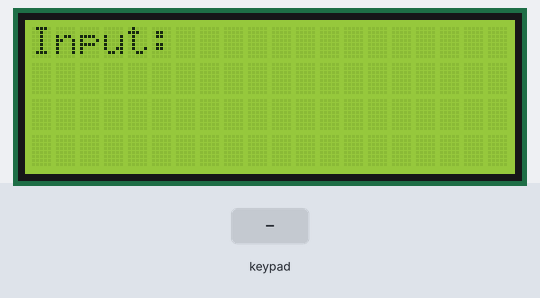
Bench run of a sketch on a simulated Arduino Uno, built with avr-gcc and run on an emulated ATmega328P. On the bench: 20×4 character LCD. The test bench sets the inputs (shaded band).

Above: at 3.3 s.
3.4 s: keypad keys 7 + 5 = pressed 0.4 s apart
At 5.0 s:
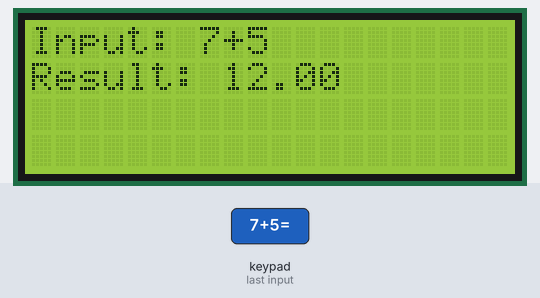
6.5 s: key '1' pressed
8.0 s: key '2' pressed
At 8.4 s:
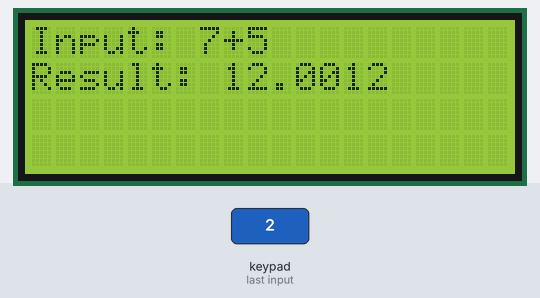
9.5 s: keypad keys 9 8 7 6 pressed 0.4 s apart
At 11.4 s:
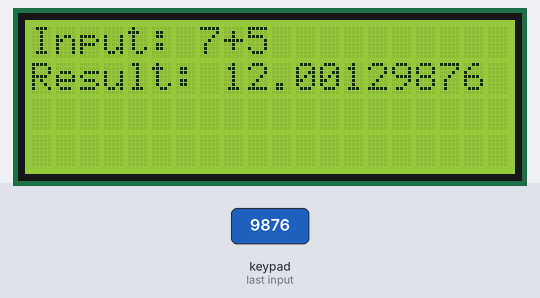
12.6 s: key 'C' pressed
At 13.2 s:
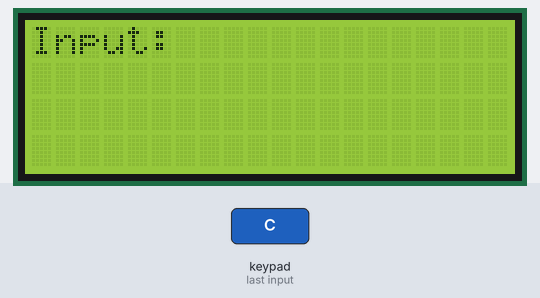
14.1 s: keypad keys 6 * 7 = pressed 0.4 s apart
At 16.5 s:
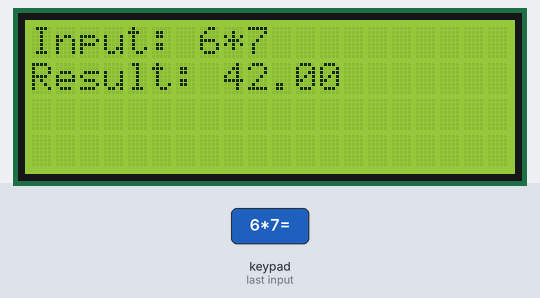
Timing chart, 0 to 18.0 s (numbered marks = the images above; inputs shaded):
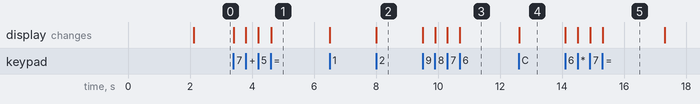

Measured:
- after the input at 3.4 s, the display: first changes at once (image 1 shows a later state)
- after the input at 8.0 s, the display: changes at once (image 2)
- after the input at 9.5 s, the display: first changes at once (image 3 shows a later state)
- after the input at 12.6 s, the display: changes at once (image 4)
- after the input at 14.1 s, the display: first changes at once (image 5 shows a later state)

The sketch:

sketch.ino
```cpp
#include <Wire.h>
#include <LiquidCrystal_I2C.h>
#include <Keypad.h>
#include <math.h>

LiquidCrystal_I2C lcd(0x27, 20, 4);

const byte ROWS = 4;
const byte COLS = 4;

char keys[ROWS][COLS] = {
  {'1', '2', '3', '/'},
  {'4', '5', '6', '*'},
  {'7', '8', '9', '-'},
  {'C', '0', '=', '+'}
};

byte rowPins[ROWS] = {9, 8, 7, 6};
byte colPins[COLS] = {5, 4, 3, 2};

Keypad keypad = Keypad( makeKeymap(keys), rowPins, colPins, ROWS, COLS );

String input = "";
float result = 0;
bool calculated = false;
float operandsStack[50];
char operatorsStack[50];
int operandIndex = 0;
int operatorIndex = 0;
bool clearScreen = true;

unsigned long lastKeyPressTime = 0;
const unsigned long screenClearDelay = 2000;

void setup() {
  lcd.init();
  lcd.backlight();
  lcd.setCursor(0, 0);
  lcd.print("Calculator:");
  lcd.setCursor(0, 1);
  lcd.print("Press 'C' to Clear");
  delay(2000);
  lcd.clear();
  lcd.setCursor(0, 0);
  lcd.print("Input: ");
}

void loop() {
  char key = keypad.getKey();

  if (key) {
    lastKeyPressTime = millis();

    if (key == '=') {
      if (input.length() > 0 && !calculated) {
        result = evaluateExpression(input);
        lcd.setCursor(0, 1);
        lcd.print("Result: ");
        lcd.print(result, 2);
        calculated = true;
      }
    } else if (key == 'C') {
      clearScreen = true;
      clearInput();
    } else if (isdigit(key) || key == '.' || (key == '-' && input.length() == 0)) {
      input += key;
      lcd.print(key);
    } else if (isOperator(key) && input.length() > 0 && !calculated) {
      input += key;
      lcd.print(key);
    } else if (key == '(') {
      input += key;
      lcd.print(key);
    } else if (key == ')') {
      input += key;
      lcd.print(key);
    }
  }


  if (clearScreen && millis() - lastKeyPressTime >= screenClearDelay) {
    lcd.clear();
    lcd.setCursor(0, 0);
    lcd.print("Input: ");
    clearScreen = false;
  }
}

bool isOperator(char key) {
  return (key == '+' || key == '-' || key == '*' || key == '/');
}

float fastSqrt(float x) {
  return sqrt(x);
}

float fastPow(float base, float exponent) {
  return pow(base, exponent);
}

float evaluateExpression(String expression) {

  int len = expression.length();
  char tokens[len + 1];
  expression.toCharArray(tokens, len + 1);


  operandIndex = 0;
  operatorIndex = 0;

  for (int i = 0; i < len; i++) {
    char token = tokens[i];
    if (isdigit(token) || token == '.') {
      float number = atof(tokens + i);
      operandsStack[operandIndex++] = number;
      while (i < len && (isdigit(tokens[i]) || tokens[i] == '.')) {
        i++;
      }
      i--;
    } else if (isOperator(token)) {
      while (operatorIndex > 0 && hasPrecedence(operatorsStack[operatorIndex - 1], token)) {
        float operand2 = operandsStack[--operandIndex];
        float operand1 = operandsStack[--operandIndex];
        char op = operatorsStack[--operatorIndex];
        operandsStack[operandIndex++] = applyOperator(op, operand1, operand2);
      }
      operatorsStack[operatorIndex++] = token;
    } else if (token == '(') {
      operatorsStack[operatorIndex++] = token;
    } else if (token == ')') {
      while (operatorIndex > 0 && operatorsStack[operatorIndex - 1] != '(') {
        float operand2 = operandsStack[--operandIndex];
        float operand1 = operandsStack[--operandIndex];
        char op = operatorsStack[--operatorIndex];
        operandsStack[operandIndex++] = applyOperator(op, operand1, operand2);
      }
      operatorIndex--; // Pop '('
    }
  }

  while (operatorIndex > 0) {
    float operand2 = operandsStack[--operandIndex];
    float operand1 = operandsStack[--operandIndex];
    char op = operatorsStack[--operatorIndex];
    operandsStack[operandIndex++] = applyOperator(op, operand1, operand2);
  }

  return operandsStack[0];
}

bool hasPrecedence(char op1, char op2) {
  if ((op1 == '*' || op1 == '/') && (op2 == '+' || op2 == '-')) {
    return true;
  }
  return false;
}

float applyOperator(char op, float operand1, float operand2) {
  switch (op) {
    case '+':
      return operand1 + operand2;
    case '-':
      return operand1 - operand2;
    case '*':
      return operand1 * operand2;
    case '/':
      if (operand2 != 0) {
        return operand1 / operand2;
      } else {
        lcd.clear();
        lcd.setCursor(0, 0);
        lcd.print("Error: Division by 0");
        delay(2000);
        clearInput();
        return 0;
      }
    default:
      return 0;
  }
}

void clearInput() {
  input = "";
  result = 0;
  calculated = false;
  lcd.clear();
  lcd.setCursor(0, 0);
  lcd.print("Input: ");
}
```
